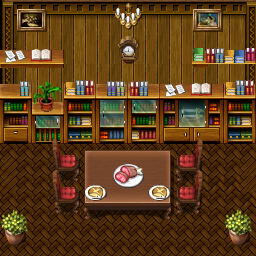

This is a level from a 2D game, rendered from its Tiled map with the project's own tilesets. A one-line summary and the complete map file follow:
An orthogonal 16x16 tile map with 16x16 px tiles, 7 tile layers (Back, Fond, Chaise 1, Table, ...), 8 tilesets and 15 objects (11x collision, switch map_1 1, spawn map_0 0, spawn map_1 1, switch map_0 0).

<map version="1.10" tiledversion="1.10.2" orientation="orthogonal" renderorder="right-down" width="16" height="16" tilewidth="16" tileheight="16" infinite="0" nextlayerid="14" nextobjectid="21">
 <tileset firstgid="1" source="rpg_maker_wooden_floor_by_ayene_chan_d587fmi.tsx" />
 <tileset firstgid="257" name="rpg_maker_vx___tilea3_by_ayene_chan_d5lgb3n" tilewidth="32" tileheight="32" tilecount="128" columns="16">
  <image source="rpg_maker_vx___tilea3_by_ayene_chan_d5lgb3n.png" width="512" height="256" />
 </tileset>
 <tileset firstgid="385" source="rpg_maker_tile___furniture_by_ayene_chan_d4gok12.tsx" />
 <tileset firstgid="1153" source="rpg_maker_vx___tile_c_by_ayene_chan_d7kwsoc.tsx" />
 <tileset firstgid="2177" source="rpg_maker_vx_ace___vx_like_xp_tile_by_ayene_chan_d7t1yi0.tsx" />
 <tileset firstgid="3201" source="interior_b_by_schwarzenacht_datt3py.tsx" />
 <tileset firstgid="4225" source="mv_noble_interior_by_schwarzenacht_dapf6pa.tsx" />
 <tileset firstgid="6529" source="mv_edited_walls_floors_by_nicnubill_dck28ru.tsx" />
 <layer id="1" name="Back" width="16" height="16">
  <data encoding="csv">
6833,6834,6835,6836,6837,6835,6836,6837,6835,6836,6837,6835,6836,6837,6835,6838,
6908,6859,6860,6861,6862,6860,6861,6862,6860,6861,6862,6860,6861,6859,6860,6863,
6933,6884,6885,6886,6887,6885,6886,6887,6885,6886,6887,6885,6886,6887,6885,6888,
6858,6884,6910,6911,6912,6910,6911,6912,6910,6911,6912,6910,6911,6912,6910,6913,
6883,6884,6885,6886,6887,6885,6886,6887,6885,6886,6887,6885,6886,6887,6885,6888,
6908,6909,6910,6911,6912,6910,6911,6912,6910,6911,6912,6910,6911,6912,6910,6888,
6933,6934,6935,6936,6937,6935,6936,6937,6935,6936,6937,6935,6936,6937,6935,6938,
6958,6959,6960,6961,6962,6960,6961,6962,6960,6961,6962,6960,6961,6962,6960,6963,
29,29,29,29,29,29,29,29,29,29,29,29,29,29,29,29,
29,29,29,29,29,29,29,29,29,29,29,29,29,29,29,29,
85,29,29,29,29,29,29,29,29,29,29,29,29,29,29,69,
85,29,29,29,29,29,29,29,29,29,29,30,30,30,30,69,
29,29,29,29,29,29,29,29,29,29,29,29,29,29,29,30,
29,29,29,29,29,29,29,29,29,29,29,29,29,29,30,29,
29,29,29,29,29,29,29,29,29,29,29,29,29,29,29,29,
29,29,29,29,29,29,29,29,29,29,29,29,29,29,29,29
</data>
 </layer>
 <layer id="3" name="Fond" width="16" height="16">
  <data encoding="csv">
0,1887,1888,0,0,0,0,2885,2886,0,0,0,1883,1884,0,0,
0,1919,1920,0,0,0,0,2917,2918,0,0,0,1915,1916,0,0,
0,0,0,0,0,0,1293,2883,2884,1296,0,0,0,0,0,0,
1097,1098,1099,1100,0,0,1937,2915,2916,1937,1937,0,1093,1094,1095,1096,
1121,1122,1123,1124,0,1937,1937,1937,1937,1937,1937,0,1117,7109,7109,7109,
581,582,695,696,577,578,391,392,393,394,689,690,691,692,577,578,
605,606,719,720,601,602,415,416,417,418,713,714,715,716,601,602,
629,630,743,744,625,626,439,440,441,442,737,738,739,740,625,626,
653,654,767,768,649,650,463,464,465,466,761,762,763,764,649,650,
0,0,0,0,0,0,0,0,0,0,0,0,0,0,0,0,
0,0,0,0,0,0,0,0,0,0,0,0,0,0,0,5772,
0,0,0,0,0,0,0,0,0,0,0,0,0,0,0,0,
0,0,0,0,0,0,0,0,0,0,0,0,0,0,0,0,
0,0,0,0,0,0,0,0,0,0,0,0,0,0,0,0,
0,0,0,0,0,0,0,0,0,0,0,0,0,0,0,0,
0,0,0,0,0,0,0,0,0,0,0,0,0,0,0,0
</data>
 </layer>
 <layer id="5" name="Chaise 1" width="16" height="16">
  <data encoding="csv">
0,0,0,0,0,0,0,0,0,0,0,0,0,0,0,0,
0,0,0,0,0,0,0,0,0,0,0,0,0,0,0,0,
0,0,0,0,0,0,0,0,0,0,0,0,0,0,0,0,
0,0,0,0,0,0,0,0,0,0,0,0,0,0,0,0,
0,0,0,0,0,0,0,0,0,0,0,0,0,0,0,0,
0,0,0,0,0,0,0,0,0,0,0,0,0,0,0,0,
0,0,0,0,0,0,0,0,0,0,0,0,0,0,0,0,
0,0,0,0,0,0,2502,2502,2502,2502,0,0,0,0,0,0,
0,0,0,2625,2626,0,2502,2502,2502,2502,0,2633,2634,0,0,0,
0,0,0,2657,2658,0,2502,2502,2502,2502,0,2665,2666,0,0,0,
0,0,0,2689,2690,2593,2593,2594,2593,2594,0,2697,2698,0,0,0,
0,0,0,2721,2722,0,0,0,0,0,0,2729,2730,0,0,0,
0,0,0,2753,2754,0,0,0,0,0,0,2761,2762,0,0,0,
0,0,0,2785,2786,0,0,0,0,0,0,2793,2794,0,0,0,
0,0,0,0,0,0,0,0,0,0,0,0,0,0,0,0,
0,0,0,0,0,0,0,0,0,0,0,0,0,0,0,0
</data>
 </layer>
 <layer id="4" name="Table" width="16" height="16">
  <data encoding="csv">
0,0,0,0,0,0,0,0,0,0,0,0,0,0,0,0,
0,0,0,0,0,0,0,0,0,0,0,0,0,0,0,0,
0,0,0,0,0,0,0,0,0,0,0,0,0,0,0,0,
0,0,0,0,0,0,0,0,0,0,0,0,0,0,0,0,
0,0,0,0,0,0,0,0,0,0,0,0,0,0,0,0,
0,0,0,0,0,0,0,0,0,0,0,0,0,0,0,0,
0,0,0,0,0,0,0,0,0,0,0,0,0,0,0,0,
0,0,0,0,0,0,0,0,0,0,0,0,0,0,0,0,
0,0,0,0,0,2627,0,0,0,0,0,0,0,0,0,0,
0,0,0,0,0,2337,2338,2338,2340,2341,2342,0,0,0,0,0,
0,0,0,0,0,2369,2370,2371,2372,2373,2374,0,0,0,0,0,
0,0,0,0,0,2401,2402,2403,2404,2405,2406,0,0,0,0,0,
0,0,0,0,0,2433,2434,2435,2436,2437,2438,0,0,0,0,0,
0,0,0,0,0,2465,2466,2467,2468,2469,2470,0,0,0,0,0,
0,0,0,0,0,0,0,0,0,0,0,0,0,0,0,0,
0,0,0,0,0,0,0,0,0,0,0,0,0,0,0,0
</data>
 </layer>
 <layer id="6" name="Food" width="16" height="16">
  <data encoding="csv">
0,0,0,0,0,0,0,0,0,0,0,0,0,0,0,0,
0,0,0,0,0,0,0,0,0,0,0,0,0,0,0,0,
0,0,0,0,0,0,0,0,0,0,0,0,0,0,0,0,
0,0,0,0,0,0,0,0,0,0,0,0,0,0,0,0,
0,0,0,0,0,0,0,0,0,0,0,0,0,0,0,0,
0,0,0,0,0,0,0,0,0,0,0,0,0,0,0,0,
0,0,0,0,0,0,0,0,0,0,0,0,0,0,0,0,
0,0,0,0,0,0,0,0,0,0,0,0,0,0,0,0,
0,0,0,0,0,0,0,0,0,0,0,0,0,0,0,0,
0,0,0,0,0,0,0,0,0,0,0,0,0,0,0,0,
0,0,0,0,0,0,0,4057,4058,0,0,0,0,0,0,0,
0,0,0,0,0,3807,3808,4089,4090,3807,3808,0,0,0,0,0,
0,0,0,0,0,3839,3840,0,0,3839,3840,0,0,0,0,0,
0,0,0,0,0,0,0,0,0,0,0,0,0,0,0,0,
0,0,0,0,0,0,0,0,0,0,0,0,0,0,0,0,
0,0,0,0,0,0,0,0,0,0,0,0,0,0,0,0
</data>
 </layer>
 <layer id="7" name="Fleche sorti" width="16" height="16">
  <data encoding="csv">
0,0,0,0,0,0,0,0,0,0,0,0,0,0,0,0,
0,0,0,0,0,0,0,0,0,0,0,0,0,0,0,0,
0,0,0,0,0,0,0,0,0,0,0,0,0,0,0,0,
0,0,0,0,0,0,0,0,0,0,0,0,0,0,0,0,
0,0,0,0,0,0,0,0,0,0,0,0,0,0,0,0,
0,0,0,0,0,0,0,0,0,0,0,0,0,0,0,0,
0,0,0,0,0,0,0,0,0,0,0,0,0,0,0,0,
0,0,0,0,0,0,0,0,0,0,0,0,0,0,0,0,
0,0,0,0,0,0,0,0,0,0,0,0,0,0,0,0,
0,0,0,0,0,0,0,0,0,0,0,0,0,0,0,0,
0,0,0,0,0,0,0,0,0,0,0,0,0,0,0,0,
0,0,0,0,0,0,0,0,0,0,0,0,0,0,0,0,
0,0,0,0,0,0,0,0,0,0,0,0,0,0,0,0,
0,0,0,0,0,0,0,0,0,0,0,0,0,0,0,0,
0,0,0,0,0,0,0,0,0,0,0,0,0,0,0,0,
0,0,0,0,0,0,0,0,0,0,0,0,0,0,0,0
</data>
 </layer>
 <layer id="13" name="Objets" width="16" height="16">
  <data encoding="csv">
0,0,0,0,0,0,0,0,0,0,0,0,0,0,0,0,
0,0,0,0,0,0,0,0,0,0,0,0,0,0,0,0,
0,0,0,0,0,0,0,0,0,0,0,0,0,0,0,0,
0,0,0,0,0,0,0,0,0,0,0,0,0,0,0,0,
0,0,0,0,0,0,0,0,0,0,0,0,0,0,0,0,
0,0,0,0,0,0,0,0,0,0,0,0,0,0,0,0,
0,0,0,0,0,0,0,0,0,0,0,0,0,0,0,0,
0,0,0,0,0,0,0,0,0,0,0,0,0,0,0,0,
0,0,0,0,0,0,0,0,0,0,0,0,0,0,0,0,
0,0,0,0,0,0,0,0,0,0,0,0,0,0,0,0,
0,0,0,0,0,0,0,0,0,0,0,0,0,0,0,0,
0,0,0,0,0,0,0,0,0,0,0,0,0,0,0,0,
0,0,0,0,0,0,0,0,0,0,0,0,0,0,0,0,
1969,1970,0,0,0,0,0,0,0,0,0,0,0,0,1969,1970,
2001,2002,0,0,0,0,0,0,0,0,0,0,0,0,2001,2002,
2033,2034,0,0,0,0,0,0,0,0,0,0,0,0,2033,2034
</data>
 </layer>
 <group id="10" name="Objects">
  <objectgroup id="11" name="Interface">
   <object id="2" name="switch map_1 1" x="-0.151522" y="161.969" width="15.1818" height="29.8485" />
   <object id="4" name="spawn map_0 0" x="234.481" y="179.831">
    <point />
   </object>
   <object id="5" name="spawn map_1 1" x="20.0749" y="178.038">
    <point />
   </object>
   <object id="20" name="switch map_0 0" x="240" y="160" width="16" height="32" />
  </objectgroup>
  <objectgroup id="12" name="collision">
   <object id="6" name="collision" x="64" y="160" width="16" height="16" />
   <object id="7" name="collision" x="64" y="192" width="16" height="16" />
   <object id="8" name="collision" x="176" y="160" width="16" height="16" />
   <object id="9" name="collision" x="176" y="192" width="16" height="16" />
   <object id="10" name="collision" x="86.1818" y="149.818" width="89.8182" height="58.1818" />
   <object id="11" name="collision" x="0" y="128" width="256" height="16" />
   <object id="12" name="collision" x="257.333" y="145.333" width="16" height="112" />
   <object id="14" name="collision" x="0" y="256" width="256" height="16" />
   <object id="15" name="collision" x="-17.3333" y="124.333" width="16" height="144" />
   <object id="18" name="collision" x="0" y="224" width="32" height="16" />
   <object id="19" name="collision" x="224" y="224" width="32" height="16" />
  </objectgroup>
 </group>
</map>
